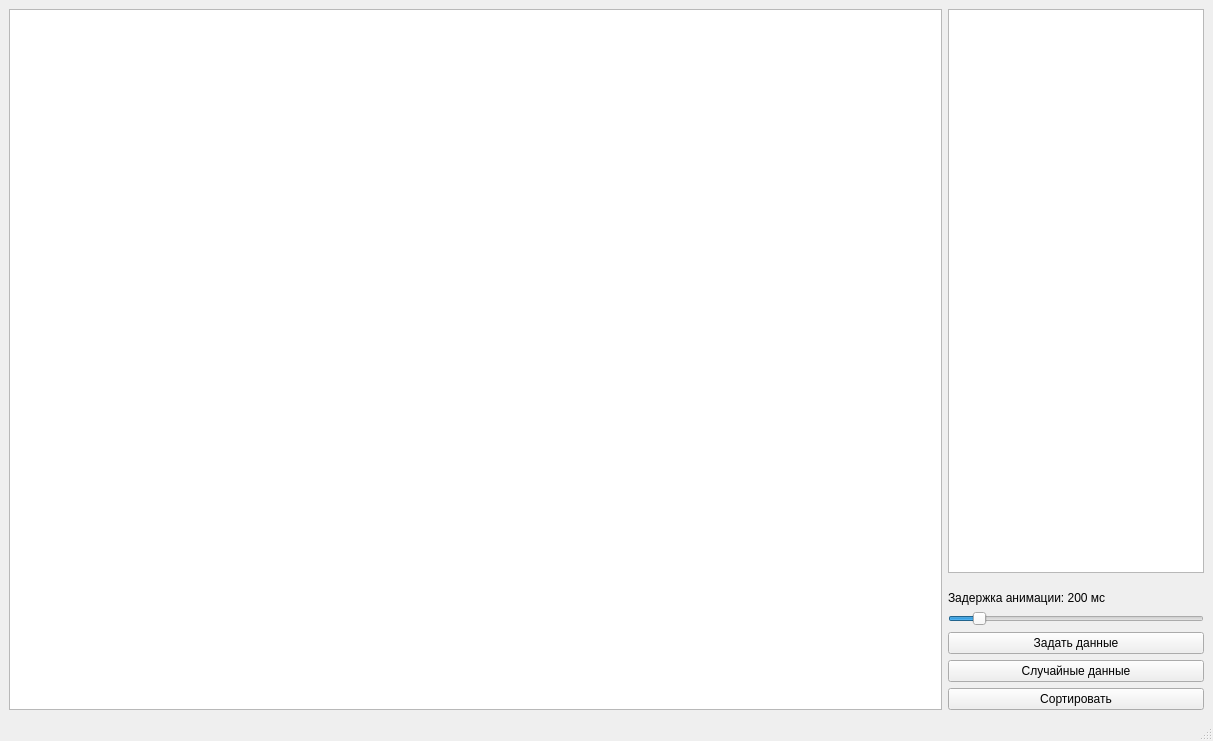
<?xml version="1.0" encoding="UTF-8"?>
<ui version="4.0">
 <class>MainWindow</class>
 <widget class="QMainWindow" name="MainWindow">
  <property name="geometry">
   <rect>
    <x>0</x>
    <y>0</y>
    <width>1213</width>
    <height>741</height>
   </rect>
  </property>
  <property name="sizePolicy">
   <sizepolicy hsizetype="Expanding" vsizetype="Expanding">
    <horstretch>0</horstretch>
    <verstretch>0</verstretch>
   </sizepolicy>
  </property>
  <property name="windowTitle">
   <string>heapSort</string>
  </property>
  <widget class="QWidget" name="centralwidget">
   <layout class="QGridLayout" name="gridLayout">
    <item row="0" column="0" rowspan="4">
     <widget class="HeapSortView" name="graphicsView">
      <property name="sizePolicy">
       <sizepolicy hsizetype="Expanding" vsizetype="Expanding">
        <horstretch>0</horstretch>
        <verstretch>0</verstretch>
       </sizepolicy>
      </property>
      <property name="minimumSize">
       <size>
        <width>800</width>
        <height>600</height>
       </size>
      </property>
     </widget>
    </item>
    <item row="3" column="1">
     <layout class="QVBoxLayout" name="buttonLayout">
      <item>
       <widget class="QLabel" name="animationDelayLabel">
        <property name="text">
         <string>Задержка анимации: 200 мс</string>
        </property>
       </widget>
      </item>
      <item>
       <widget class="QSlider" name="animationDelaySlider">
        <property name="sizePolicy">
         <sizepolicy hsizetype="Minimum" vsizetype="Fixed">
          <horstretch>0</horstretch>
          <verstretch>0</verstretch>
         </sizepolicy>
        </property>
        <property name="maximum">
         <number>2000</number>
        </property>
        <property name="singleStep">
         <number>5</number>
        </property>
        <property name="pageStep">
         <number>30</number>
        </property>
        <property name="value">
         <number>200</number>
        </property>
        <property name="orientation">
         <enum>Qt::Horizontal</enum>
        </property>
       </widget>
      </item>
      <item>
       <widget class="QPushButton" name="setDataButton">
        <property name="sizePolicy">
         <sizepolicy hsizetype="Minimum" vsizetype="Fixed">
          <horstretch>0</horstretch>
          <verstretch>0</verstretch>
         </sizepolicy>
        </property>
        <property name="text">
         <string>Задать данные</string>
        </property>
       </widget>
      </item>
      <item>
       <widget class="QPushButton" name="generateRandomDataButton">
        <property name="sizePolicy">
         <sizepolicy hsizetype="Minimum" vsizetype="Fixed">
          <horstretch>0</horstretch>
          <verstretch>0</verstretch>
         </sizepolicy>
        </property>
        <property name="text">
         <string>Случайные данные</string>
        </property>
       </widget>
      </item>
      <item>
       <widget class="QPushButton" name="sortButton">
        <property name="sizePolicy">
         <sizepolicy hsizetype="Minimum" vsizetype="Fixed">
          <horstretch>0</horstretch>
          <verstretch>0</verstretch>
         </sizepolicy>
        </property>
        <property name="text">
         <string>Сортировать</string>
        </property>
       </widget>
      </item>
     </layout>
    </item>
    <item row="0" column="1">
     <widget class="QListWidget" name="listWidget">
      <property name="sizePolicy">
       <sizepolicy hsizetype="Maximum" vsizetype="Expanding">
        <horstretch>0</horstretch>
        <verstretch>0</verstretch>
       </sizepolicy>
      </property>
      <property name="minimumSize">
       <size>
        <width>256</width>
        <height>512</height>
       </size>
      </property>
     </widget>
    </item>
   </layout>
  </widget>
  <widget class="QStatusBar" name="statusbar"/>
 </widget>
 <customwidgets>
  <customwidget>
   <class>HeapSortView</class>
   <extends>QGraphicsView</extends>
   <header location="global">heapsortview.h</header>
  </customwidget>
 </customwidgets>
 <resources/>
 <connections/>
</ui>
